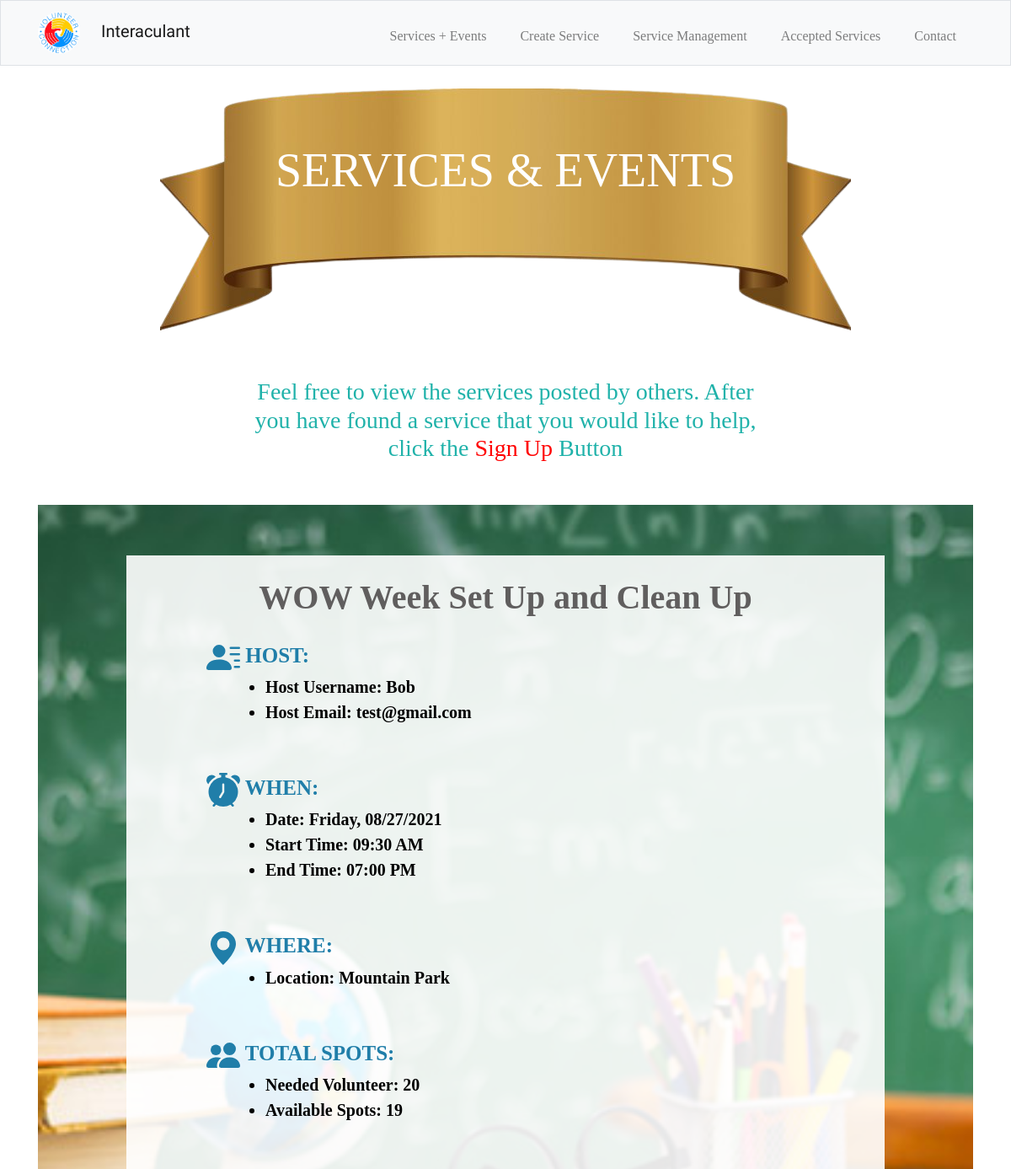
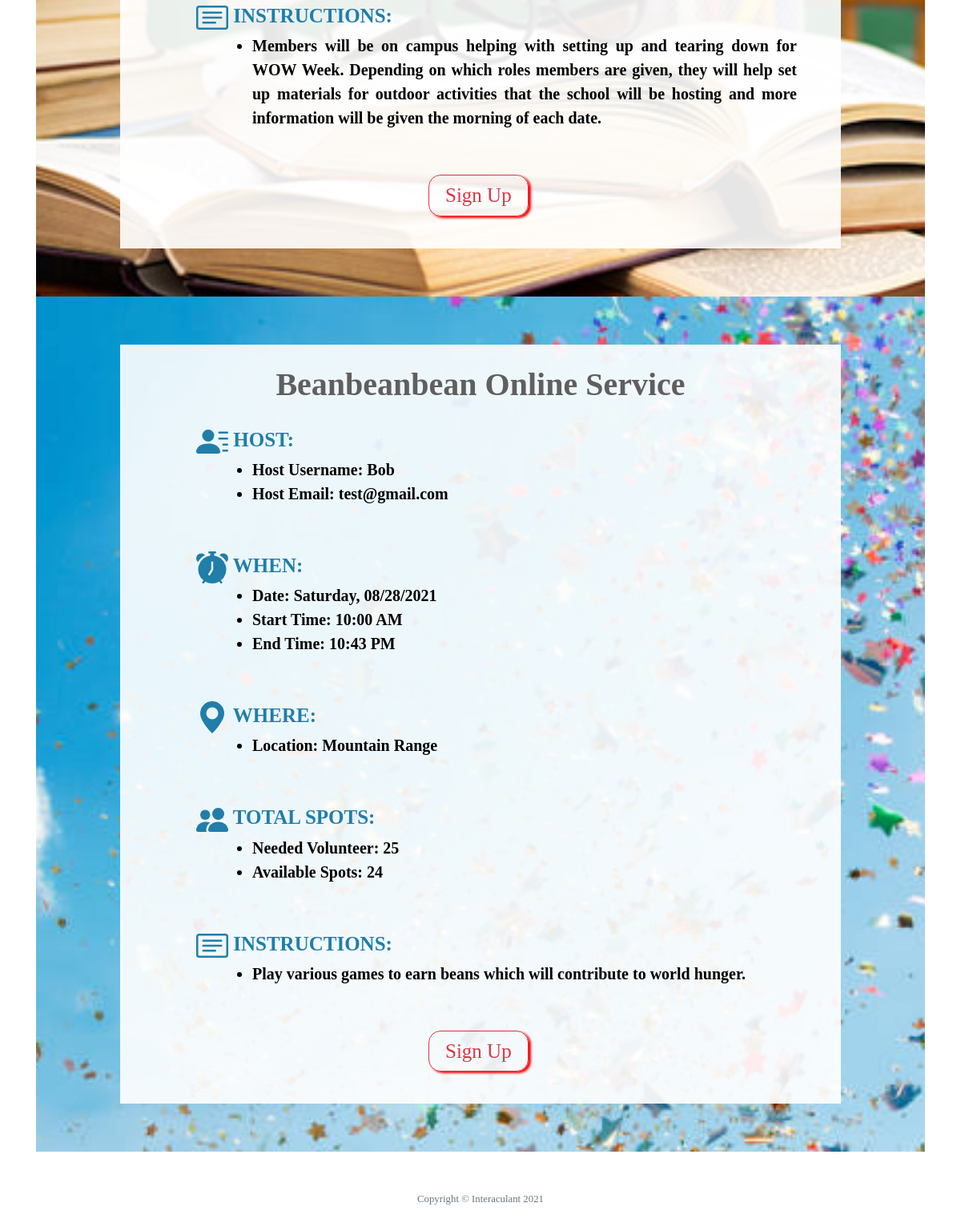
The app's page /services (signed in) with its own data (2 pictures, top to bottom).
### tables this page shows
CREATE TABLE services (id INTEGER, user_id INTEGER, theme TEXT NOT NULL, title TEXT NOT NULL, host_username TEXT NOT NULL, host_email TEXT NOT NULL, date TEXT NOT NULL, start_time TEXT NOT NULL, end_time TEXT NOT NULL, location TEXT NOT NULL, total_volunteer INTEGER NOT NULL, available INTEGER NOT NULL, instruction TEXT NOT NULL, PRIMARY KEY(id) FOREIGN KEY(user_id) REFERENCES users(id));

### app.py (the view)
@app.route("/services", methods=["GET", "POST"])
@login_required
def services():
    con = sqlite3.connect("volunteer.db")
    con.row_factory = dict_factory
    db = con.cursor()
    services = db.execute("SELECT * FROM services").fetchall()
    con.commit()
    con.close()
    return render_template("services.html", services=services)

### app.py (called while the page is built)
@app.after_request
def after_request(response):
    response.headers["Cache-Control"] = "no-cache, no-store, must-revalidate"
    response.headers["Expires"] = 0
    response.headers["Pragma"] = "no-cache"
    return response

### helper.py (called while the page is built)
def dict_factory(cursor, row):
    d = {}
    for idx,col in enumerate(cursor.description):
        d[col[0]] = row[idx]
    return d

def login_required(f):
    @wraps(f)
    def decorated_function(*args, **kwargs):
        if session.get("user_id") is None:
            return redirect("/login")
        return f(*args, **kwargs)
    return decorated_function

### templates/services.html (shortened to what this page needs)
{% extends "layout.html" %}
{% block main %}
    <header class="service-title">
        <div class="service-text display-4">
            <span>SERVICES & EVENTS</span>
        </div>
    </header>
    <section>
        <div class="container">
            <div class="text-center service-text-1">
                <h3 style="color: lightseagreen;">
                    Feel free to view the services posted by others. After you have
                    found a service that you would like to help, click the
                    <span style="color: red;">Sign Up</span> Button
                </h3>
            </div>
            {% for service in services %}
                {% if service.theme == 'Celebration' %}
                    <div class="service-events-background" style="background-image: url(/static/image/Celebration.jpg);">
                {% elif service.theme == 'Foodie' %}
                    <div class="service-events-background" style="background-image: url(/static/image/Foodie.jpg);">
                {% elif service.theme == 'Education' %}
                    <div class="service-events-background" style="background-image: url(/static/image/Education.jpg);">
                {% endif %}
                        <div class="service-events">
                            <div class="service-events-title">
                                {{service.title}}
                            </div>
                            <div class="service-events-info-timestamp">
                                HOST:
                                <div class="service-events-information">
                                    <ul>
                                        <li>
                                            Host Username: {{service.host_username}}
                                        </li>
                                        <li>
                                            Host Email: {{service.host_email}}
                                        </li>
                                    </ul>
                                </div>
                            </div>
                            <div class="service-events-info-timestamp">
                                WHEN:
                                <div class="service-events-information">
                                    <ul>
                                        <li>
                                            Date: {{service.date}}
                                        </li>
                                        <li>
                                            Start Time: {{service.start_time}}
                                        </li>
                                        <li>
                                            End Time: {{service.end_time}}
                                        </li>
                                    </ul>
                                </div>
                            </div>
                            <div class="service-events-info-timestamp">
                                <svg xmlns="http://www.w3.org/2000/svg" width="40px" height="auto" fill="currentColor" class="bi bi-geo-alt-fill" viewBox="0 0 16 16">
                                    <path d="M8 16s6-5.686 6-10A6 6 0 0 0 2 6c0 4.314 6 10 6 10zm0-7a3 3 0 1 1 0-6 3 3 0 0 1 0 6z"/>
                                </svg>
                                WHERE:
                                <div class="service-events-information">
                                    <ul>
                                        <li>
                                            Location: {{service.location}}
                                        </li>
                                    </ul>
                                </div>
                            </div>
                            <div class="service-events-info-timestamp">
                                TOTAL SPOTS:
                                <div class="service-events-information">
                                    <ul>
                                        <li>
                                            Needed Volunteer: {{service.total_volunteer}}
                                        </li>
                                        <li>
                                            Available Spots: <span id='{{service.id}}'>{{service.available}}</span>
                                        </li>
                                    </ul>
                                </div>
                            </div>
                            <div class="service-events-info-timestamp">
                                INSTRUCTIONS:
                                <div class="service-events-information">
                                    <ul>
                                        <li>
                                            {{service.instruction}}
                                        </li>
                                    </ul>
                                </div>
                            </div>
                            <div style="max-width: 130px; margin:auto;">
                                <button style="padding-right: 20px; padding-left: 20px; font-size:25px; border-radius: 15px; box-shadow:3px 2px 3px red;" type="button" class="btn btn-outline-danger" onclick="availability('{{service.id}}')">Sign Up</button>
                            </div>
                        </div>
                    </div>
            {% endfor %}
        </div>
    </section>
{% endblock %}

### static/login_register.css (style rules this page uses)
* { box-sizing: border-box; margin: 0; padding: 0; font-family: tisa; }
::placeholder { font-size: 1rem; }

### static/services.css (style rules this page uses)
main .service-title { background-image: url("/static/image/Ribbon.png"); background-repeat: no-repeat; background-position: center; background-size: auto; height: 300px; margin-top: 20px; position: relative; margin-bottom: 50px; }
main .service-text { position: absolute; top:35%; left: 50%; transform: translate(-50%, -50%); color: white; }
main .service-text-1 { margin: auto; max-width: 600px; margin-bottom: 50px; }
main .service-events-background { padding-top: 60px; padding-bottom: 60px; background-position: center; background-repeat: no-repeat; background-size: cover; }
main .service-events { background-color: rgba(255, 255, 255, 0.9); max-width: 900px; margin: auto; padding-bottom: 40px; }
main .service-events-title { padding: 20px; color: rgb(96, 94, 94); font-weight: 600; font-size: 40px; text-align: center; }
main .service-events-info-timestamp { padding-left: 50px; padding-bottom: 40px; font-size: 25px; font-weight: 700; color: #207EA9; margin-left: 5%; max-width: 800px; text-align:justify; }
main .service-events-information { padding-left: 70px; color: black; font-size: 20px; }

### records on screen
services: title "WOW Week Set Up and Clean Up", host_username "Bob", host_email "test@gmail.com", date "Friday, 08/27/2021", start_time "09:30 AM", end_time "07:00 PM", location "Mountain Park", total_volunteer "20", available "19", instruction "Members will be on campus helping with setting up and tearing down for WOW Week. Depending on which roles members are given, they will help set up materials for outdoor activities that the school will be hosting and more information will be given the morning of each date."
services: title "Beanbeanbean Online Service", host_username "Bob", host_email "test@gmail.com", date "Saturday, 08/28/2021", start_time "10:00 AM", end_time "10:43 PM", location "Mountain Range", total_volunteer "25", available "24", instruction "Play various games to earn beans which will contribute to world hunger."
